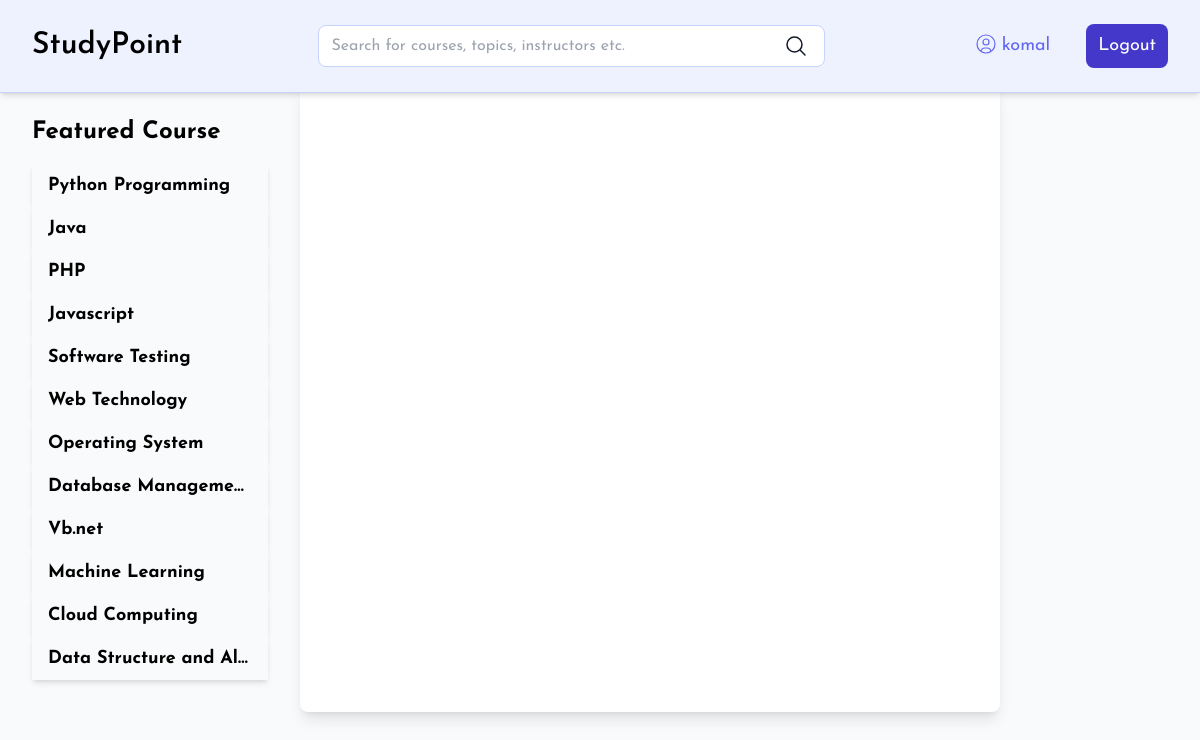
The app's page /view/2 (signed in) with its own data.
### cms/models.py (models this page shows, shortened)
class Topics(models.Model):
    name = models.CharField(max_length=200)
    description = models.TextField()
    created_at = models.DateTimeField(auto_now_add=True)

### cms/views.py (the view)
# urls.py: path("view/<int:tutorial_id>", view, name="view"),
def view(req, tutorial_id):
    tutorial = Tutorial.objects.get(pk=tutorial_id)
    data={}
    data['title'] = tutorial.name
    data['categories'] = Topics.objects.all()
    data['tutorial'] = tutorial
    data['posts'] = Content.objects.filter(tutorial_id=tutorial_id)
    return render(req, 'viewPage.html', data)

### templates/viewPage.html (shortened to what this page needs)
{% extends 'base.html' %}

### templates/base.html (shortened to what this page needs)
<!DOCTYPE html>
<html lang="en">
<head>
    <script src="https://cdn.tailwindcss.com"></script>
</head>
<body class="bg-gray-50 text-gray-900">
    <div class="flex flex-1 justify-between bg-indigo-50 py-6 border-b border-indigo-200 px-8 items-center shadow-md mb-5 fixed w-full ">
        <a href="{% url 'homePage' %}"><h1 class="text-3xl font-semibold text-black">StudyPoint</h1></a>
        <form action="{% url 'search' %}" method="get" class="flex bg-white rounded-lg w-full mx-[12%] border border-indigo-200">
            <input type="text" placeholder="Search for courses, topics, instructors etc." name="q" class="bg-transparent w-full px-3 py-2 rounded-lg">
            <button type="submit" class="px-4 py-2 rounded-lg flex">
                <svg xmlns="http://www.w3.org/2000/svg" fill="none" viewBox="0 0 24 24" stroke-width="1.5" stroke="currentColor" class="size-6">
                    <path stroke-linecap="round" stroke-linejoin="round" d="m21 21-5.197-5.197m0 0A7.5 7.5 0 1 0 5.196 5.196a7.5 7.5 0 0 0 10.607 10.607Z" />
                  </svg>
            </button>
        </form>
        <nav class="flex space-x-6 text-lg">
            {% if user.is_authenticated %}
                <a href="{% url 'homePage' %}" class="px-3 py-2 rounded-lg text-indigo-500 hover:text-indigo-800 flex flex-1 gap-1">
                    {{user.username}}
                </a>
                <a href="{% url 'logout' %}" class="text-white px-3 py-2 rounded-lg hover:text-indigo-500 transition duration-1000 bg-indigo-700 hover:bg-indigo-50">Logout</a>
            {% else %}
                <a href="{% url 'register' %}" class="text-black hover:text-indigo-500 transition duration-300">SignUp</a>
                <a href="{% url 'login' %}" class="text-black hover:text-indigo-500 transition duration-300">Login</a>
            {% endif %}
        </nav>
    </div>
    <div class="flex flex-1 pt-[7%]">
        <div class="w-3/12 p-8">
            <h2 class="text-2xl font-bold text-black mb-4">Featured Course</h2>
            <div class="flex flex-col">
                {% for cat in categories %}
                    <a href="{% url 'filter' cat.id %}"
                       class="{% if cat.id == active_category_id %}bg-indigo-800 text-white{% else %}bg-gray-50 hover:bg-indigo-50 {% endif %} text-black shadow-md text-[18px] px-4 font-bold py-2 truncate">
                        {{ cat.name }}
                    </a>
                {% endfor %}
            </div>
        </div>
        <div class="w-9/12 bg-white shadow-lg rounded-lg p-6 w-[700px]">
        </div>
    </div>
</body>
</html>

### templates/base.html (style rules this page uses)
* { font-family: "Josefin Sans", sans-serif!important; }

### records on screen
Topics: name "Python Programming"
Topics: name "Java"
Topics: name "PHP"
Topics: name "Javascript"
Topics: name "Software Testing"
Topics: name "Web Technology"
Topics: name "Operating System"
Topics: name "Database Manageme…"
Topics: name "Vb.net"
Topics: name "Machine Learning"
Topics: name "Cloud Computing"
Topics: name "Data Structure and Al…"

### other values on screen
{{ user.username }} "komal"
